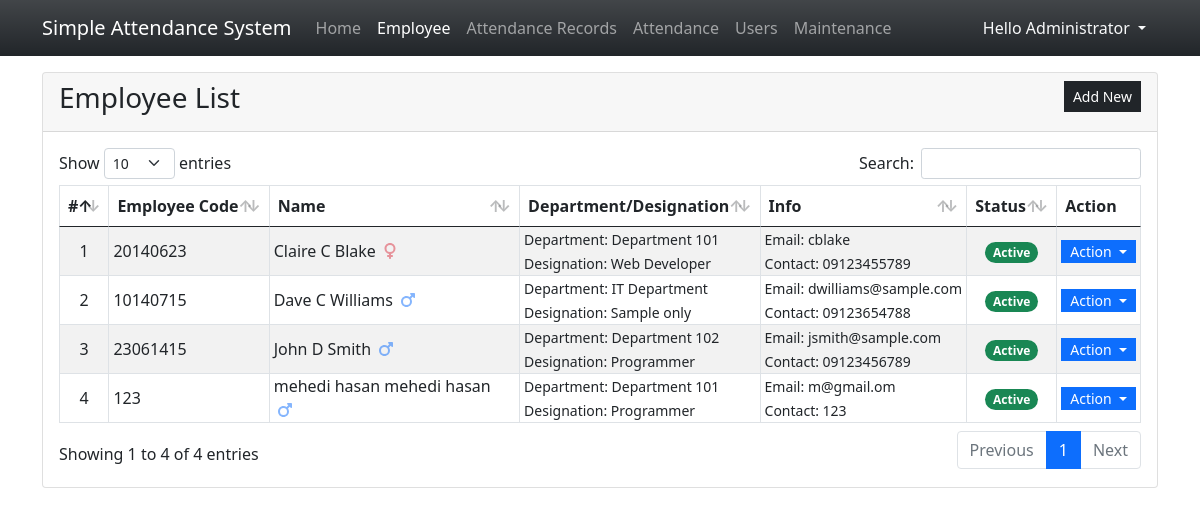
The page /?page=employees (signed in) on the database as committed earlier.
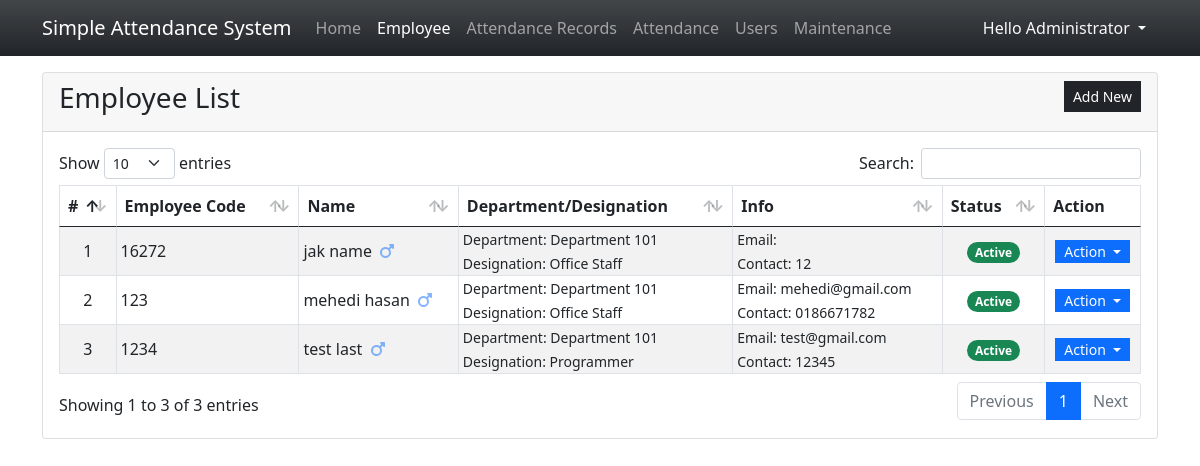
The same page on the database as committed later.
### tables this page shows
CREATE TABLE employee_list (
            `employee_id` INTEGER NOT NULL PRIMARY KEY AUTOINCREMENT,
            `employee_code` TEXT NOT NULL,
            `firstname` TEXT NOT NULL,
            `middlename` TEXT NULL,
            `lastname` TEXT NOT NULL,
            `gender` TEXT NOT NULL,
            `department_id` INTEGER NULL,
            `designation_id` INTEGER NULL,
            `contact` TEXT NOT NULL,
            `email` TEXT NOT NULL,
            `status` INTEGER NOT NULL DEFAULT 1,
            `date_created` TIMESTAMP DEFAULT CURRENT_TIMESTAMP,
            `date_updated` TIMESTAMP NULL, password varchar(255) NULL,
            FOREIGN KEY(`department_id`) REFERENCES `department_list`(`department_id`) ON DELETE SET NULL,
            FOREIGN KEY(`designation_id`) REFERENCES `designation_list`(`designation_id`) ON DELETE SET NULL
        );

CREATE TABLE department_list (
            `department_id` INTEGER NOT NULL PRIMARY KEY AUTOINCREMENT,
            `name` TEXT NOT NULL,
            `status` INTEGER NOT NULL DEFAULT 1,
            `date_created` TIMESTAMP DEFAULT CURRENT_TIMESTAMP
        );

CREATE TABLE designation_list (
            `designation_id` INTEGER NOT NULL PRIMARY KEY AUTOINCREMENT,
            `name` TEXT NOT NULL,
            `status` INTEGER NOT NULL DEFAULT 1,
            `date_created` TIMESTAMP DEFAULT CURRENT_TIMESTAMP
        );

### employees.php (the view, shortened to what this page needs)
<div class="card">
    <div class="card-header d-flex justify-content-between">
        <h3 class="card-title">Employee List</h3>
        <div class="card-tools align-middle">
            <button class="btn btn-dark btn-sm py-1 rounded-0" type="button" id="create_new">Add New</button>
        </div>
    </div>
    <div class="card-body">
        <table class="table table-hover table-striped table-bordered">
            <thead>
                <tr>
                    <th>#</th>
                    <th>Employee Code</th>
                    <th>Name</th>
                    <th>Department/Designation</th>
                    <th>Info</th>
                    <th>Status</th>
                    <th>Action</th>
                </tr>
            </thead>
            <tbody>
                <?php
                $sql = "SELECT e.*,(e.firstname || ' ' || e.middlename || ' ' || e.lastname) as `name`,d.name as dept, dd.name as desg FROM `employee_list`e INNER JOIN `department_list` d on e.department_id = d.department_id inner join `designation_list` dd on e.designation_id = dd.designation_id  order by `name` asc";
                $qry = $conn->query($sql);
                $i = 1;
                    while($row = $qry->fetchArray()):
                ?>
                <tr>
                    <td class="text-center p-0"><?php echo $i++; ?></td>
                    <td class="py-0 px-1"><?php echo $row['employee_code'] ?></td>
                    <td class="py-0 px-1"><?php echo $row['name'] ?>
                    <?php if($row['gender'] == "Male"): ?>
                        <span class="fa fa-mars mx-1 text-primary opacity-50" title="Male"></span>
                    <?php else: ?>
                        <span class="fa fa-venus mx-1 text-danger opacity-50" title="Female"></span>
                    <?php endif; ?>
                    </td>
                    <td class="py-0 px-1">
                        <small>Department: <?php echo $row['dept'] ?></small><br>
                        <small>Designation: <?php echo $row['desg'] ?></small>
                    </td>
                    <td class="py-0 px-1">
                        <small>Email: <?php echo $row['email'] ?></small><br>
                        <small>Contact: <?php echo $row['contact'] ?></small>
                    </td>
                    <td class="py-0 px-1 text-center">
                    <?php if($row['status'] == 1): ?>
                        <span class="badge bg-success rounded-pill">Active</span>
                    <?php else: ?>
                        <span class="badge bg-danger rounded-pill">Inactive</span>
                    <?php endif; ?>
                    </td>
                    <th class="text-center py-0 px-1">
                        <div class="btn-group" role="group">
                            <button id="btnGroupDrop1" type="button" class="btn btn-primary dropdown-toggle btn-sm rounded-0 py-0" data-bs-toggle="dropdown" aria-expanded="false">
                            Action
                            </button>
                        </div>
                    </th>
                </tr>
                <?php endwhile; ?>
            </tbody>
        </table>
    </div>
</div>

### index.php (shortened to what this page needs)
<?php
$page = isset($_GET['page']) ? $_GET['page'] : 'home';
?>
<!DOCTYPE html>
<html lang="en">
<head>
    <link rel="stylesheet" href="Font-Awesome-master/css/all.min.css">
    <link rel="stylesheet" href="css/bootstrap.min.css">
    <link rel="stylesheet" href="DataTable/assets/css/datatables.min.css">
</head>
<body>
    <main>
    <nav class="navbar navbar-expand-lg navbar-dark bg-dark bg-gradient" id="topNavBar">
        <div class="container">
            <a class="navbar-brand" href="#">
            Simple Attendance System
            </a>
            <div class="collapse navbar-collapse" id="navbarNav">
                <ul class="navbar-nav">
                <?php if($_SESSION['type'] == 1): ?>
                    <li class="nav-item">
                        <a class="nav-link <?php echo ($page == 'home')? 'active' : '' ?>" aria-current="page" href="./">Home</a>
                    </li>
                    <li class="nav-item">
                        <a class="nav-link <?php echo ($page == 'employees')? 'active' : '' ?>" aria-current="page" href="./?page=employees">Employee</a>
                    </li>
                    <li class="nav-item">
                        <a class="nav-link <?php echo ($page == 'attendance_list')? 'active' : '' ?>" href="./?page=attendance_list">Attendance Records</a>
                    </li>
                    <li class="nav-item">
                        <a class="nav-link " href="./attendance.php" target="_blank">Attendance</a>
                    </li>
                    <li class="nav-item">
                        <a class="nav-link <?php echo ($page == 'users')? 'active' : '' ?>" aria-current="page" href="./?page=users">Users</a>
                    </li>
                    <li class="nav-item">
                        <a class="nav-link" href="./?page=maintenance">Maintenance</a>
                    </li>
                    <?php elseif($_SESSION['type'] == 3): ?>
                        <li class="nav-item">
                            <a class="nav-link <?php echo ($page == 'home')? 'active' : '' ?>" aria-current="page" href="./">Home</a>
                        </li>
                    <?php endif ?>
                </ul>
            </div>
            <div>
            <div class="dropdown">
                <button class="btn btn-secondary dropdown-toggle bg-transparent  text-light border-0" type="button" id="dropdownMenuButton1" data-bs-toggle="dropdown" aria-expanded="false">
                    Hello <?php echo $_SESSION['fullname'] ?>
                </button>
            </div>
            </div>
        </div>
    </nav>
    <div class="container py-3" id="page-container">
        <?php
            include $page.'.php';
        ?>
    </div>
    </main>
</body>
</html>

### index.php (style rules this page uses)
html,body { height:100%; width:100%; }
#topNavBar { flex: 0 1 auto; }

Rows that differ between the two databases and show on the page:
removed employee_list: employee_code "20140623", name "Claire C Blake", gender "Female" (drawn), department.name "Department 101", designation.name "Web Developer", email "cblake", contact "09123455789", status "Active"
removed employee_list: employee_code "10140715", name "Dave C Williams", gender "Male" (drawn), department.name "IT Department", designation.name "Sample only", email "dwilliams@sample.com", contact "09123654788", status "Active"
removed employee_list: employee_code "23061415", name "John D Smith", gender "Male" (drawn), department.name "Department 102", designation.name "Programmer", email "jsmith@sample.com", contact "09123456789", status "Active"
removed employee_list: employee_code "123", name "mehedi hasan mehedi hasan", gender "Male" (drawn), department.name "Department 101", designation.name "Programmer", email "m@gmail.om", contact "123", status "Active"
added employee_list: employee_code "16272", name "jak name", gender "Male" (drawn), department.name "Department 101", designation.name "Office Staff", contact "12", status "Active"
added employee_list: employee_code "123", name "mehedi hasan", gender "Male" (drawn), department.name "Department 101", designation.name "Office Staff", email "mehedi@gmail.com", contact "0186671782", status "Active"
added employee_list: employee_code "1234", name "test last", gender "Male" (drawn), department.name "Department 101", designation.name "Programmer", email "test@gmail.com", contact "12345", status "Active"
Other text that changed with them:
text written by a page script: "Show entries Search: Showing 1 to 4 of 4 entries Previous 1 Next" → "Show entries Search: Showing 1 to 3 of 3 entries Previous 1 Next"
